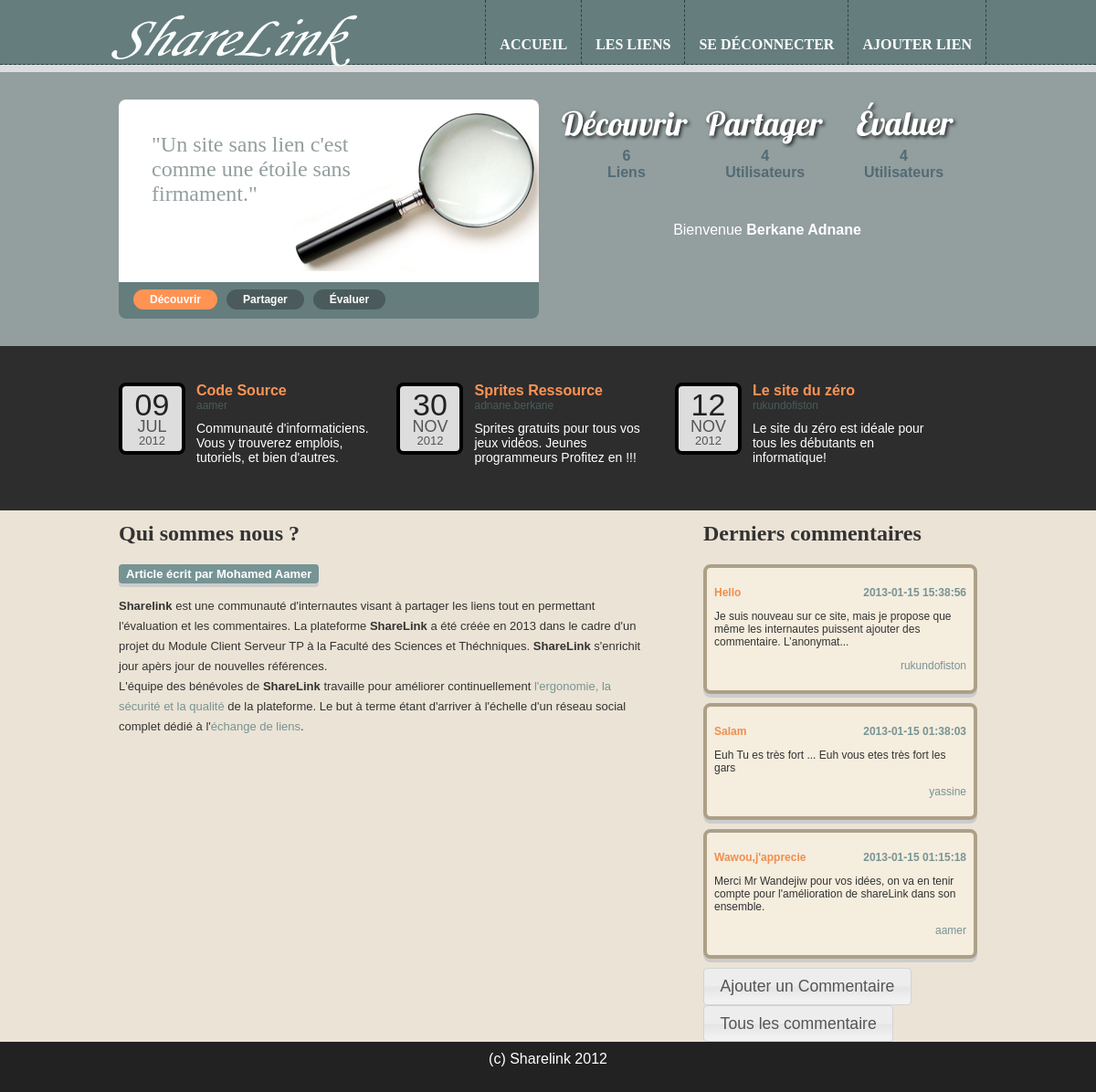
The app's page / (signed in) with its own data.
### tables this page shows
CREATE TABLE IF NOT EXISTS `liens` (
  `id` int(10) unsigned NOT NULL AUTO_INCREMENT,
  `titre` varchar(256) NOT NULL,
  `utilisateur` int(11) unsigned NOT NULL,
  `description` text NOT NULL,
  `date` datetime NOT NULL,
  `visite` int(10) unsigned NOT NULL,
  `url` varchar(512) DEFAULT NULL,
  PRIMARY KEY (`id`)
);

CREATE TABLE IF NOT EXISTS `utilisateurs` (
  `id` int(11) NOT NULL AUTO_INCREMENT,
  `identifiant` varchar(256) DEFAULT NULL,
  `nom` varchar(256) DEFAULT NULL,
  `prenom` varchar(256) DEFAULT NULL,
  `email` varchar(256) DEFAULT NULL,
  `motdepasse` varchar(256) DEFAULT NULL,
  PRIMARY KEY (`id`)
);

### include/data.php (called while the page is built, shortened)
<?php
$accesBD = parse_ini_file(('include/config.ini'));
try{
    $db = new PDO('mysql:host='.$accesBD['serveur'].';dbname='.$accesBD['base'], $accesBD['identifiant'],
            $accesBD['motDePasse']);
}catch(PDOException $err){
    die('Erreur connexion BD');
}
    ?>
    <?php
function Liens_Meilleurs($n){
    global $db;
    $sql="SELECT Liens.id id, titre, description, date, url, identifiant, nom, prenom ".
        "FROM Liens INNER JOIN Utilisateurs ON utilisateur=Utilisateurs.id ".
        "ORDER BY visite DESC, Date DESC ".
        "LIMIT :n";
    $requete = $db->prepare($sql);
    $requete->bindValue('n', $n, PDO::PARAM_INT);
    if(!$requete->execute()){
        DBErreur('Erreur', $requete);
    }
    return $requete->fetchAll(PDO::FETCH_ASSOC);
}
function Commentaires_Derniers($n){
    global $db;
    $sql="SELECT identifiant,titre,commentaire,date FROM commentaires,utilisateurs WHERE commentaires.utilisateur=utilisateurs.id
    ORDER BY date DESC LIMIT :n";
    $requete = $db->prepare($sql);
    $requete->bindValue('n', $n, PDO::PARAM_INT);
    if(!$requete->execute()){
        DBErreur('Erreur', $requete);
    }
    return $requete->fetchAll(PDO::FETCH_ASSOC);
}
    ?>

### templates/index.template.php (the view, shortened to what this page needs)
<?php
    if(isset($_SESSION['utilisateur'])) $disp="";
    else $disp="none";
    ?>
<html>
    <head>
        <link rel="stylesheet" type="text/css" href="./styles/sharelink.css" media="all">
        <link rel="stylesheet" href="./styles/jquery-ui.custom.css" />
    </head>
    <body>
        <?php require 'views/modules/menu.php'; ?>
        <div id="entete">
            <div class="base960">
                <div id="principes">
                    <div id="principes_haut">
                        <div class="principe" id="principe1">
                            "Un site sans lien c'est comme une étoile sans firmament."
                        </div>
                    </div>
                    <div id="principes_bas">
                        <ul>
                            <li class="selectionne">Découvrir</li>
                            <li>Partager</li>
                            <li>Évaluer</li>
                        </ul>
                    </div>
                </div>
                <div id="entete_droite">
                </div>
            </div>
        </div>
        <div id="meilleurs">
            <div class="base960">
                <ul>
                    <?php $page['data'] = Liens_Meilleurs(3); ?>
                    <?php foreach ($page['data'] as $value): ?>
                    <a href="index.php?controller=liens&action=consulterlien&id=<?php echo $value['id']; ?>" target="_blank" style="color:white; text-decoration:none;">
                        <li>
                            <div class="lien">
                                <div class="date">
                                    <span class="jour"> <?php echo date('d', strtotime($value['date'])); ?> </span>
                                    <span class="mois"> <?php echo strtoupper(date('M', strtotime($value['date']))); ?> </span>
                                    <span class="annee"> <?php echo date('Y', strtotime($value['date'])); ?> </span>
                                </div>
                                <div class="titre"> <?php echo $value['titre']; ?> </div>
                                <div class="ajoute_par"> <?php echo $value['identifiant']; ?> </div>
                                <div class="description"> <?php echo $value['description']; ?> </div>
                            </div>
                        </li>
                    </a>
                    <?php endforeach; ?>
                </ul>
            </div>
        </div>
        <div id="editorial">
            <div class="base960">
                <div class="article">
                    <h2>Qui sommes nous ?</h2>
                    <p class="auteur"><span>Article écrit par Mohamed Aamer</span></p>
                    <p><span class="renforce">Sharelink</span> est une communauté d'internautes visant à
                    partager les liens tout en permettant l'évaluation et les commentaires.
                    La plateforme <span class="renforce">ShareLink</span> a été créée en 2013 dans le
                    cadre d'un projet du Module Client Serveur TP à la Faculté des Sciences et Théchniques.
                    <span class="renforce">ShareLink</span> s'enrichit
                    jour apèrs jour de nouvelles références.<br/>
                    L'équipe des bénévoles de <span class="renforce">ShareLink</span> travaille pour
                    améliorer continuellement <span class="important">l'ergonomie, la sécurité et la qualité</span>
                    de la plateforme.
                    Le but à terme étant d'arriver à l'échelle d'un réseau social complet dédié à
                    l'<span class="important">échange de liens</span>.
                    </p>
                </div>
                <div class="commentaires">
                    <h2>Derniers commentaires</h2>
                    <ul>
                    <?php $page['data'] = Commentaires_Derniers(3); ?>
                    <?php foreach ($page['data'] as $value): ?>
                        <li class="commentaire">
                                <p class="site"><?php echo $value['titre']; ?><span class="date"><?php echo $value['date'];?></span></p>
                                <p class="texte"> <?php echo $value['commentaire']; ?></p>
                                <p class="auteur"><?php echo $value['identifiant']; ?></p>
                        </li>
                    <?php endforeach;?>
                    </ul>
                    <button id="ajouter" style="display:<?php echo $disp?>">Ajouter un Commentaire</button>
                    <button id="listersTous"><a href="index.php?controller=liens&action=listerCommentaires">Tous les commentaire</a></button>
                </div>
            </div>
        </div>
        <div id="pieds">
            (c) Sharelink 2012
        </div>
    </body>
</html>

### styles/sharelink.css (style rules this page uses)
body { margin: 0px; background-color: #222222; color: #FFFFFF; font-family: Helvetica, Arial, Sans Serif; }
div.base960 { margin-left: auto; margin-right : auto; width: 960px; position: relative; }
#entete { background-color: #939E9E; }
#entete>div { min-height: 300px; }
#principes { width: 460px; height: 240px; position: absolute; left: 10px; top: 30px; }
#principes_haut { height: 200px; background-color: white; border-top-left-radius: 8px; border-top-right-radius: 8px; background-image: url(loupe.png); background-repeat: no-repeat; background-position: right; }
#principes_bas { height: 40px; background-color: #657D7D; border-bottom-left-radius: 8px; border-bottom-right-radius: 8px; }
div.principe { font-family: times; color: #939E9E; font-size: 24px; }
div#principe1 { padding-top: 36px; padding-left: 36px; padding-right: 180px; height: 164px; }
#principes_bas>ul { margin: 0px; padding: 8px 16px; }
#principes_bas ul li { float:left; list-style: none; font-family: Arial; font-weight: bold; font-size: 12px; background-color: #4B5B5B; padding:4px 18px; border-radius: 12px; }
#principes_bas ul li+li { margin-left: 10px; }
#principes_bas .selectionne { background-color: #FF9354; }
#entete_droite { position:absolute; width:460px; height:240px; top:30px; right:10px; }
#meilleurs { background-color: #2D2D2D; margin: 0px; padding: 0px; }
#meilleurs ul { margin: 0px 0px; padding: 0px; }
#meilleurs li { display: inline-block; list-style: none; padding: 20px 10px; margin: 20px 0px; width: 280px; height: 100px; }
#meilleurs div.date { height: 65px; width: 45px; margin: 0px 12px 8px 0px; padding: 3px 10px; border: 4px solid; border-color: black; border-radius: 8px; background-color: #DDDDDD; float: left; }
#meilleurs div.lien div.date span { display:block; text-align: center; }
#meilleurs div.lien div.date span.jour { color:#222222; font-size: 34px; line-height: 34px; }
#meilleurs div.lien div.date span.mois { color:#555555; font-size: 18px; line-height: 14px; }
#meilleurs div.lien div.date span.annee { color:#555555; font-size: 13px; line-height: 18px; }
#meilleurs div.lien div.titre { color: #FF9354; font-size: 16px; font-weight: bold; }
#meilleurs div.lien div.ajoute_par { font-size:12px; color:#4B5B5B; }
#meilleurs div.lien div.description { padding-top:10px; font-size:14px }
#editorial { color:#333333; background-color:#EBE3D5 }
#editorial .article { width:620px; margin-left:10px; float: left; }
#editorial h2 { font-size:24px; font-family:Times; margin-top:0px; padding-top:12px; }
#editorial .article .auteur span { background-color:#779494; border-radius:4px; box-shadow:0px 4px #CCCCCC; padding:3px 8px; color:white; font-weight:bold; width: auto; }
#editorial div.article span.renforce { font-weight: bold; }
#editorial div.article span.important { color:#779494; }
#editorial div.article p { font-size:13px; line-height:22px; font-family:Arial; padding-right:40px; }
#editorial div.commentaires { float:right; width:300px; margin-right:10px; }
#editorial div.commentaires ul { margin:0px; padding:0px; }
#editorial li.commentaire { list-style: none; background-color: #F5EDDE; border-radius: 8px; border:solid 4px #ADA088; font-size:12px; padding:8px; margin-bottom:10px; box-shadow: 0px 4px #CCCCCC; }
#editorial li.commentaire p.auteur { text-align:right; color:#779494; }
#editorial li.commentaire p.site { font-weight: bold; color:#EF8E4F; }
#editorial li.commentaire p.site span.date { float:right; color:#779494; }
#pieds { clear: both; text-align: center; height: 100px; padding-top: 10px; }

### records on screen
liens: date "09", date "JUL", date "2012", titre "Code Source", utilisateurs.identifiant "aamer", description "Communauté d'informaticiens. Vous y trouverez emplois, tutoriels, et bien d'autres."
liens: date "30", date "NOV", date "2012", titre "Sprites Ressource", utilisateurs.identifiant "adnane.berkane", description "Sprites gratuits pour tous vos jeux vidéos. Jeunes programmeurs Profitez en !!!"
liens: date "12", date "NOV", date "2012", titre "Le site du zéro", utilisateurs.identifiant "rukundofiston", description "Le site du zéro est idéale pour tous les débutants en informatique!"

### other values on screen
Liens_Compter() "6"
Utilisateurs_Compter() "4"
$_SESSION['utilisateur'][0]['nom'] "Berkane"
$_SESSION['utilisateur'][0]['prenom'] "Adnane"
$value['titre'] "Hello"
$value['date'] "2013-01-15 15:38:56"
$value['commentaire'] "Je suis nouveau sur ce site, mais je propose que même les internautes puissent ajouter des commentaire. L’anonymat..."
$value['identifiant'] "rukundofiston"
$value['titre'] "Salam"
$value['date'] "2013-01-15 01:38:03"
$value['commentaire'] "Euh Tu es très fort ... Euh vous etes très fort les gars"
$value['identifiant'] "yassine"
$value['titre'] "Wawou,j'apprecie"
$value['date'] "2013-01-15 01:15:18"
$value['commentaire'] "Merci Mr Wandejiw pour vos idées, on va en tenir compte pour l'amélioration de shareLink dans son ensemble."
